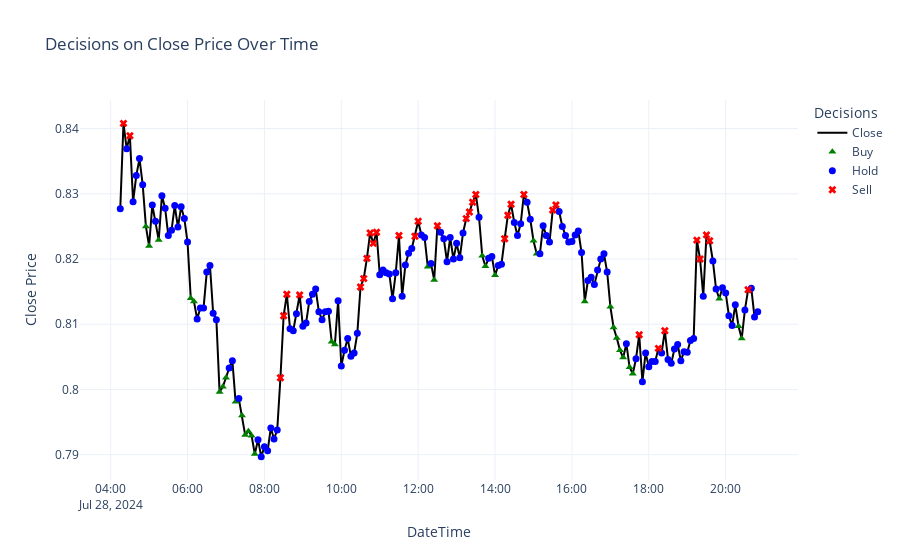

Source (notebook cell):
### Code cell
import plotly.graph_objs as go
import pandas as pd

def plot_decisions_with_markers(decisions, datetimes, closes):
    # Create a DataFrame from the provided lists
    df = pd.DataFrame({
        'DateTime': pd.to_datetime(datetimes),
        'Close': closes,
        'Decision': decisions
    })
    
    # Map decisions to colors, labels, and symbols
    decision_colors = {0: 'green', 1: 'blue', 2: 'red'}
    decision_labels = {0: 'Buy', 1: 'Hold', 2: 'Sell'}
    decision_symbols = {0: 'triangle-up', 1: 'circle', 2: 'x'}
    
    # Create the base plot
    fig = go.Figure()
    
    # Add the Close price line
    fig.add_trace(go.Scatter(x=df['DateTime'], y=df['Close'], mode='lines', name='Close', line=dict(color='black')))
    
    # Add decision markers with different shapes and colors
    for decision in decision_colors.keys():
        decision_df = df[df['Decision'] == decision]
        fig.add_trace(go.Scatter(
            x=decision_df['DateTime'],
            y=decision_df['Close'],
            mode='markers',
            name=decision_labels[decision],
            marker=dict(color=decision_colors[decision], size=7, symbol=decision_symbols[decision])
        ))
    
    # Update layout for better visualization
    fig.update_layout(
        title='Decisions on Close Price Over Time',
        xaxis_title='DateTime',
        yaxis_title='Close Price',
        legend_title='Decisions',
        template='plotly_white'
    )
    
    fig.show()
    
plot_decisions_with_markers(datetimes=backtest_data['DATETIME'], closes=backtest_data['CLOSE'], decisions=decisions)

### Figure 1 — Plotly figure (JSON) as saved in the notebook; plotly's stock layout.template omitted (floating-point values rounded to 4 significant figures; data arrays with more than 128 entries replaced by an {"elided": "..."} marker saying what was removed)
{"data": [{"line": {"color": "black"}, "mode": "lines", "name": "Close", "type": "scatter", "x": {"elided": "200 str values"}, "y": {"elided": "200 float values"}}, {"marker": {"color": "green", "size": 7, "symbol": "triangle-up"}, "mode": "markers", "name": "Buy", "type": "scatter", "x": ["2024-07-28T04:55:00+03:00", "2024-07-28T05:00:00+03:00", "2024-07-28T05:15:00+03:00", "2024-07-28T06:05:00+03:00", "2024-07-28T06:10:00+03:00", "2024-07-28T06:50:00+03:00", "2024-07-28T06:55:00+03:00", "2024-07-28T07:00:00+03:00", "2024-07-28T07:15:00+03:00", "2024-07-28T07:25:00+03:00", "2024-07-28T07:30:00+03:00", "2024-07-28T07:35:00+03:00", "2024-07-28T07:40:00+03:00", "2024-07-28T07:45:00+03:00", "2024-07-28T09:45:00+03:00", "2024-07-28T09:50:00+03:00", "2024-07-28T12:15:00+03:00", "2024-07-28T12:25:00+03:00", "2024-07-28T13:40:00+03:00", "2024-07-28T13:45:00+03:00", "2024-07-28T14:00:00+03:00", "2024-07-28T15:00:00+03:00", "2024-07-28T15:05:00+03:00", "2024-07-28T16:20:00+03:00", "2024-07-28T17:00:00+03:00", "2024-07-28T17:05:00+03:00", "2024-07-28T17:10:00+03:00", "2024-07-28T17:15:00+03:00", "2024-07-28T17:20:00+03:00", "2024-07-28T17:30:00+03:00", "2024-07-28T17:35:00+03:00", "2024-07-28T19:50:00+03:00", "2024-07-28T20:20:00+03:00", "2024-07-28T20:25:00+03:00"], "y": [0.825, 0.822, 0.8229, 0.814, 0.8135, 0.7996, 0.8004, 0.8018, 0.7981, 0.796, 0.793, 0.7936, 0.7929, 0.7901, 0.8073, 0.8069, 0.8188, 0.8168, 0.8205, 0.8189, 0.8175, 0.8228, 0.8208, 0.8135, 0.8127, 0.8095, 0.8079, 0.806, 0.8049, 0.8034, 0.8024, 0.8139, 0.8097, 0.8078]}, {"marker": {"color": "blue", "size": 7, "symbol": "circle"}, "mode": "markers", "name": "Hold", "type": "scatter", "x": {"elided": "132 str values"}, "y": {"elided": "132 float values"}}, {"marker": {"color": "red", "size": 7, "symbol": "x"}, "mode": "markers", "name": "Sell", "type": "scatter", "x": ["2024-07-28T04:20:00+03:00", "2024-07-28T04:30:00+03:00", "2024-07-28T08:25:00+03:00", "2024-07-28T08:30:00+03:00", "2024-07-28T08:35:00+03:00", "2024-07-28T08:55:00+03:00", "2024-07-28T10:30:00+03:00", "2024-07-28T10:35:00+03:00", "2024-07-28T10:40:00+03:00", "2024-07-28T10:45:00+03:00", "2024-07-28T10:50:00+03:00", "2024-07-28T10:55:00+03:00", "2024-07-28T11:30:00+03:00", "2024-07-28T11:55:00+03:00", "2024-07-28T12:00:00+03:00", "2024-07-28T12:30:00+03:00", "2024-07-28T13:15:00+03:00", "2024-07-28T13:20:00+03:00", "2024-07-28T13:25:00+03:00", "2024-07-28T13:30:00+03:00", "2024-07-28T14:15:00+03:00", "2024-07-28T14:20:00+03:00", "2024-07-28T14:25:00+03:00", "2024-07-28T14:45:00+03:00", "2024-07-28T15:30:00+03:00", "2024-07-28T15:35:00+03:00", "2024-07-28T17:45:00+03:00", "2024-07-28T18:15:00+03:00", "2024-07-28T18:25:00+03:00", "2024-07-28T19:15:00+03:00", "2024-07-28T19:20:00+03:00", "2024-07-28T19:30:00+03:00", "2024-07-28T19:35:00+03:00", "2024-07-28T20:35:00+03:00"], "y": [0.8408, 0.8389, 0.8018, 0.8113, 0.8146, 0.8145, 0.8157, 0.817, 0.8201, 0.824, 0.8224, 0.8241, 0.8236, 0.8235, 0.8258, 0.8251, 0.8262, 0.8272, 0.8287, 0.8299, 0.8231, 0.8267, 0.8284, 0.8299, 0.8275, 0.8283, 0.8084, 0.8063, 0.809, 0.8229, 0.82, 0.8237, 0.8228, 0.8153]}], "layout": {"legend": {"title": {"text": "Decisions"}}, "title": {"text": "Decisions on Close Price Over Time"}, "xaxis": {"title": {"text": "DateTime"}}, "yaxis": {"title": {"text": "Close Price"}}}}
